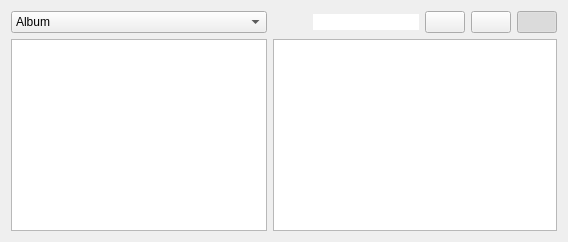
      <widget class="QWidget" name="songsTab">
       <attribute name="icon">
        <iconset>
         <normalon>../assets/eighth-notes.svg</normalon>
        </iconset>
       </attribute>
       <attribute name="title">
        <string>Songs</string>
       </attribute>
       <layout class="QVBoxLayout" name="verticalLayout_6">
        <item>
         <layout class="QHBoxLayout" name="songsTabColumns">
          <item>
           <layout class="QVBoxLayout" name="songFilterColumn">
            <item>
             <widget class="QComboBox" name="songFilterCombo">
              <item>
               <property name="text">
                <string>Album</string>
               </property>
              </item>
              <item>
               <property name="text">
                <string>Album Artist</string>
               </property>
              </item>
              <item>
               <property name="text">
                <string>Artist</string>
               </property>
              </item>
              <item>
               <property name="text">
                <string>Decade</string>
               </property>
              </item>
              <item>
               <property name="text">
                <string>Genre</string>
               </property>
              </item>
              <item>
               <property name="text">
                <string>Year</string>
               </property>
              </item>
             </widget>
            </item>
            <item>
             <widget class="QListView" name="songFilterList">
              <property name="maximumSize">
               <size>
                <width>256</width>
                <height>16777215</height>
               </size>
              </property>
              <property name="alternatingRowColors">
               <bool>true</bool>
              </property>
             </widget>
            </item>
           </layout>
          </item>
          <item>
           <layout class="QVBoxLayout" name="songsTabContent">
            <item>
             <layout class="QHBoxLayout" name="horizontalLayout_6">
              <property name="topMargin">
               <number>0</number>
              </property>
              <item>
               <spacer name="horizontalSpacer_3">
                <property name="orientation">
                 <enum>Qt::Orientation::Horizontal</enum>
                </property>
                <property name="sizeHint" stdset="0">
                 <size>
                  <width>40</width>
                  <height>20</height>
                 </size>
                </property>
               </spacer>
              </item>
              <item>
               <widget class="QLineEdit" name="lineEdit">
                <property name="maximumSize">
                 <size>
                  <width>256</width>
                  <height>16777215</height>
                 </size>
                </property>
                <property name="toolTip">
                 <string>Search for song tags.</string>
                </property>
                <property name="styleSheet">
                 <string notr="true">/* Global */
QWidget {
    color: #ffffff;
    font-family: &quot;Inter&quot;, sans-serif;
    font-size: 9pt;
    border: none;
}</string>
                </property>
                <property name="placeholderText">
                 <string>Search...</string>
                </property>
                <property name="clearButtonEnabled">
                 <bool>true</bool>
                </property>
               </widget>
              </item>
              <item>
               <widget class="QPushButton" name="pushButton">
                <property name="text">
                 <string/>
                </property>
                <property name="icon">
                 <iconset>
                  <normalon>../assets/search.svg</normalon>
                 </iconset>
                </property>
               </widget>
              </item>
              <item>
               <widget class="QPushButton" name="songColumnsButton">
                <property name="toolTip">
                 <string>Choose the table's columns</string>
                </property>
                <property name="text">
                 <string/>
                </property>
                <property name="icon">
                 <iconset>
                  <normaloff>../assets/columns-3-cog.svg</normaloff>../assets/columns-3-cog.svg</iconset>
                </property>
               </widget>
              </item>
              <item>
               <widget class="QPushButton" name="songFilterButton">
                <property name="toolTip">
                 <string>Show or hide the filter bar</string>
                </property>
                <property name="text">
                 <string/>
                </property>
                <property name="icon">
                 <iconset>
                  <normaloff>../assets/funnel.svg</normaloff>../assets/funnel.svg</iconset>
                </property>
                <property name="checkable">
                 <bool>true</bool>
                </property>
                <property name="checked">
                 <bool>true</bool>
                </property>
               </widget>
              </item>
             </layout>
            </item>
            <item>
             <widget class="QTableView" name="libraryList">
              <property name="dragEnabled">
               <bool>false</bool>
              </property>
              <property name="alternatingRowColors">
               <bool>true</bool>
              </property>
              <property name="gridStyle">
               <enum>Qt::PenStyle::NoPen</enum>
              </property>
              <attribute name="horizontalHeaderCascadingSectionResizes">
               <bool>false</bool>
              </attribute>
              <attribute name="horizontalHeaderMinimumSectionSize">
               <number>20</number>
              </attribute>
             </widget>
            </item>
           </layout>
          </item>
         </layout>
        </item>
       </layout>
      </widget>
